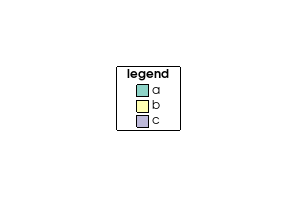

Write Python code to recreate this figure.
#!/usr/bin/env python
# Demonstrate vtkCategoryLegend with colored categories.

import vtkmodules.vtkInteractionStyle  # noqa: F401
import vtkmodules.vtkRenderingContextOpenGL2  # noqa: F401
import vtkmodules.vtkRenderingOpenGL2  # noqa: F401

from vtkmodules.vtkChartsCore import vtkCategoryLegend
from vtkmodules.vtkCommonColor import vtkColorSeries
from vtkmodules.vtkCommonCore import vtkLookupTable, vtkVariant, vtkVariantArray
from vtkmodules.vtkRenderingContext2D import vtkContextActor, vtkContextTransform
from vtkmodules.vtkRenderingCore import (
    vtkRenderWindow,
    vtkRenderWindowInteractor,
    vtkRenderer,
)

# Create values.
values = vtkVariantArray()
values.InsertNextValue(vtkVariant("a"))
values.InsertNextValue(vtkVariant("b"))
values.InsertNextValue(vtkVariant("c"))

# Create lookup table with annotations.
lut = vtkLookupTable()
for i in range(values.GetNumberOfTuples()):
    lut.SetAnnotation(values.GetValue(i), values.GetValue(i).ToString())

color_series = vtkColorSeries()
color_series.SetColorScheme(vtkColorSeries.BREWER_QUALITATIVE_SET3)
color_series.BuildLookupTable(lut)

# Create the legend.
legend = vtkCategoryLegend()
legend.SetScalarsToColors(lut)
legend.SetValues(values)
legend.SetTitle("legend")

# Transform to position the legend.
trans = vtkContextTransform()
trans.SetInteractive(True)
trans.AddItem(legend)
trans.Translate(180, 70)

# Context actor and scene wiring.
context_actor = vtkContextActor()
context_actor.GetScene().AddItem(trans)

# Renderer
renderer = vtkRenderer()
renderer.SetBackground(1.0, 1.0, 1.0)
context_actor.GetScene().SetRenderer(renderer)
renderer.AddActor(context_actor)

# Window
render_window = vtkRenderWindow()
render_window.SetSize(300, 200)
render_window.SetMultiSamples(0)
render_window.AddRenderer(renderer)
render_window.SetWindowName("category legend")

# Interactor
interactor = vtkRenderWindowInteractor()
interactor.SetRenderWindow(render_window)

interactor.Initialize()
interactor.Start()
